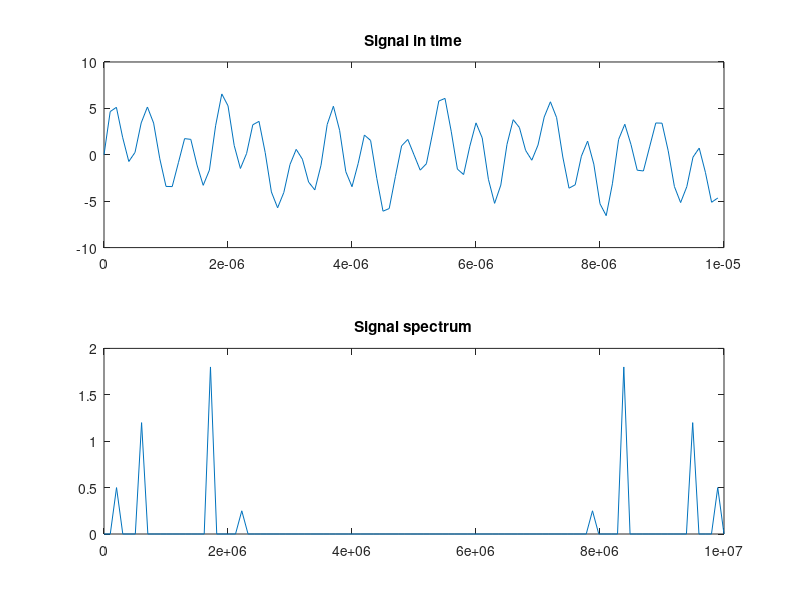
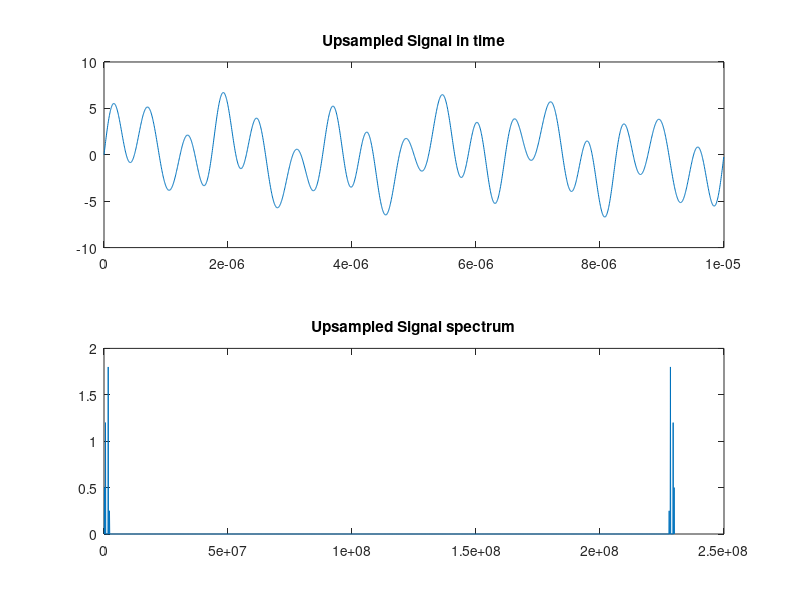
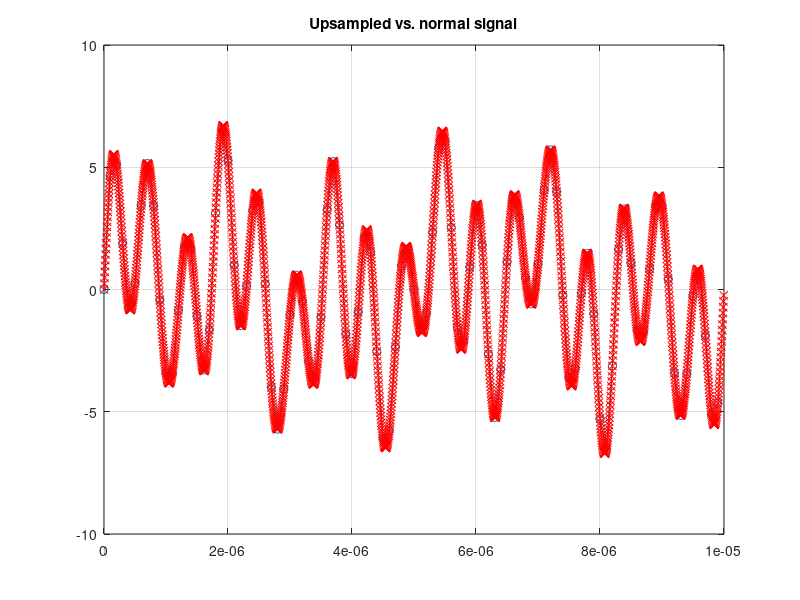
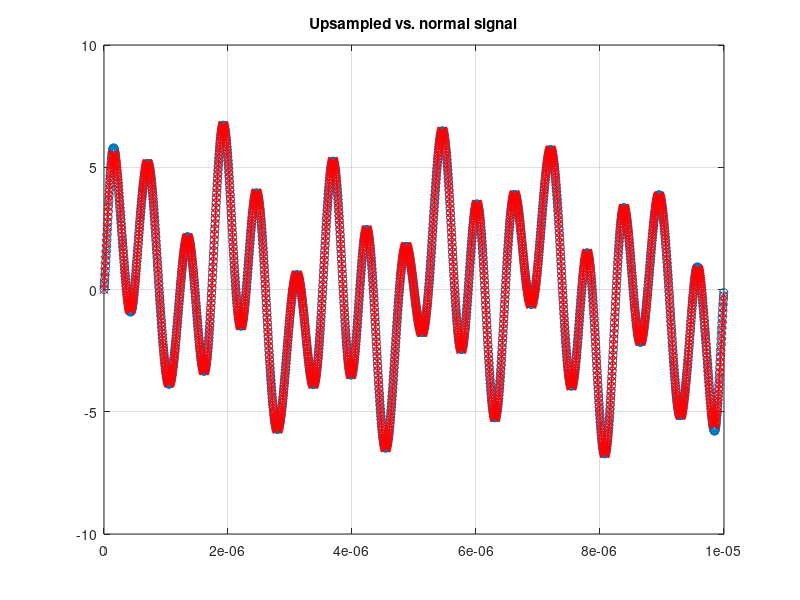

MATLAB code to generate these figures, in order:
%  IFFT upsampling
%
%  by LuboJ.
%
close all; clear all;

N = 100;
fs = 10e6;
dt = 1/fs;

f = 0.2e6;
t = 0:dt:(N-1)*dt;
% y = sin(2*pi*f*t);
%y = sawtooth(2*pi*f*t);
y = sin(2*pi*0.2e6*t) + 2.4*sin(2*pi*0.6e6*t) + 3.6*sin(2*pi*1.7e6*t) + 0.5*sin(2*pi*2.2e6*t);

specX = linspace(0,fs,N);
yfft = fft(y) ./ N;

upFactor = 23;
specX2 = linspace(0,upFactor*fs,upFactor*N);
yfft2 = [yfft(1:end/2) repmat(zeros(1,N),1,upFactor-1) yfft(end/2+1:end)];
y2 = ifft(yfft2) .* N * upFactor;   %to conserve energy!
t2 = 0:dt/upFactor:(upFactor*N-1)*dt/upFactor;

%% Normal signal

figure;
subplot(211);
plot(t,y);
title('Signal in time');
subplot(212);
plot(specX,abs(yfft));
title('Signal spectrum');

%% Upsampled signal

figure;
subplot(211);
plot(t2,y2);
title('Upsampled Signal in time');
subplot(212);
plot(specX2,abs(yfft2));
title('Upsampled Signal spectrum');

%% Comparison original vs. upsampled signal

figure;
plot(t,y,'-o');
title('Upsampled vs. normal signal');
grid on;
hold on;
plot(t2,y2,'-xr');
hold off;

figure;
plot(t2,resample(y,upFactor,1),'-o');
title('Upsampled vs. normal signal');
grid on;
hold on;
plot(t2,y2,'-xr');
hold off;
